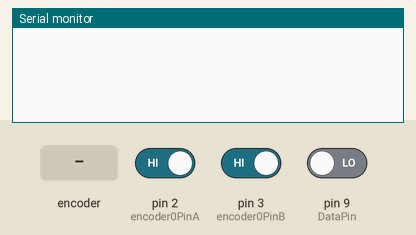
This sketch was run on a simulated Arduino Mega 2560, built with avr-gcc and run on an emulated ATmega2560. On the bench: the last lines printed to the serial monitor. Inputs (shaded band) come from the test bench; at power-on: pin 2 (encoder0PinA) HIGH, pin 3 (encoder0PinB) HIGH, pin 9 (DataPin) LOW.

Above: at 1.2 s.
1.3 s: rotary encoder on pin 2 (encoder0PinA) / pin 3 (encoder0PinB) turned 1 step (first pin leading)
At 2.6 s:
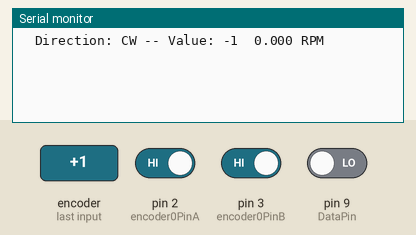
3.0 s: rotary encoder on pin 2 (encoder0PinA) / pin 3 (encoder0PinB) turned 2 steps (second pin leading)
At 3.8 s:
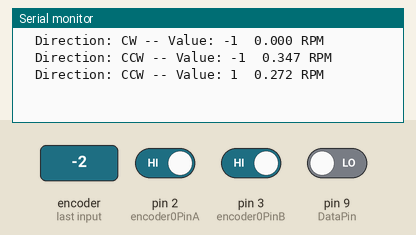

Measured:
- after the input at 1.3 s, the serial monitor: prints a new line at once (image 1)
- after the input at 3.0 s, the serial monitor: prints a new line at once (image 2)

The sketch:

Quaditure_output.ino
```cpp
#include <LiquidCrystal.h> // includes the LiquidCrystal Library
LiquidCrystal lcd(1, 2, 4, 5, 6, 7); // Creates an LC object. Parameters: (rs, enable, d4, d5, d6, d7)
#include "Arduino.h"

//defines for Rotary speed and counting
#define encoder0PinA 2
#define encoder0PinB 3
#define DataPin 9 // can be any other pin
      // My Encoder has 128 Clock pulses per revolution
      // note that 468750.0 = (60 seonds * 100000 microseconds)microseconds in a minute / 128 pulses in 1 revolution)
      // change the math to get the proper multiplier for RPM for your encoder
#define Multiplier 468750.0 // don't forget a decimal place to make this number a floating point number

long Counter;

//Direction rotary inputs
int ncounter = 0;
int currentStateCLK;
int previousStateCLK;
String encdir ="";
//End Direction

//Pulse counting
volatile long EncoderCounter = 0;
volatile float SpeedInRPM = 0;

//128 pulses per revolution to degrees
float a = 360.0/128.0;


void onPin2CHANGECallBackFunction(uint32_t Time, uint32_t PinsChanged, uint32_t Pins){
    static uint32_t lTime; // Saved Last Time of Last Pulse
    uint32_t cTime; // Current Time
    cTime = micros(); // Store the time for RPM Calculations
    int32_t dTime; // Delt in time

// Encoder Code
    bool DataPinVal = digitalRead(DataPin);
// We know pin 2 just went high to trigger the interrupt
// depending on direction the data pin will either be high or low

  EncoderCounter += (encoder0PinB) ? 1 : -1;

// End Encoder Code


// calculate the DeltaT between pulses
    dTime = cTime - lTime;
    lTime = cTime;
    SpeedInRPM = Multiplier / ((DataPinVal) ? dTime: (1 * dTime)); // Calculate the RPM Switch DeltaT to either positive or negative to represent Forward or reverse RPM
}

void setup() {
  noInterrupts ();
// Because when the interrupt occurs the EncoderCounter and SpeedInRPM could be interrupted while they
// are being used we need to say hold for a split second while we copy these values down. This doesn't keep the
// interrupt from occurring it just slightly delays it while we maneuver values.
// if we don't do this we could be interrupted in the middle of copying a value and the result get a corrupted value.

  Counter = EncoderCounter;


  interrupts ();
  Serial.begin(115200); //115200
  // put your setup code here, to run once:
  pinMode(encoder0PinB, INPUT);

  pinMode(DataPin, INPUT);
  attachInterrupt(0,onPin2CHANGECallBackFunction,RISING);

  //Rotary Direction
  pinMode(encoder0PinA, INPUT);
  previousStateCLK = digitalRead(encoder0PinA);
  //End Rotary Direction
}

void loop() {


//Start Rotary Direction //

// Read the current state of inputCLK
   currentStateCLK = digitalRead(encoder0PinA);

   // If the previous and the current state of the inputCLK are different then a pulse has occured
   if (currentStateCLK != previousStateCLK){

     // If the inputDT state is different than the inputCLK state then
     // the encoder is rotating counterclockwise
     if (digitalRead(encoder0PinB) != currentStateCLK) {
       ncounter --;
       encdir ="CW";
      // digitalWrite(ledCW, LOW);
       //digitalWrite(ledCCW, HIGH);

     } else {
       // Encoder is rotating clockwise
       ncounter ++;
       encdir ="CCW";
       //digitalWrite(ledCW, HIGH);
       //digitalWrite(ledCCW, LOW);
     }
//End Rotary Direction //

  float Speed;

  previousStateCLK = currentStateCLK;
  Speed = SpeedInRPM;

// use the speed and counter values for whatever you need to do.

if (ncounter >= 128 || ncounter <= -128) {


  ncounter = 0;
}

  static unsigned long SpamTimer;
  if ( (unsigned long)(millis() - SpamTimer) >= (100)) {
    SpamTimer = millis();
    //Serial.print(Counter );

    //Start Rotary Direction //
    Serial.print("\t");
    Serial.print("Direction: ");
    Serial.print(encdir);
    Serial.print(" -- Value: ");
    Serial.print(ncounter);
    //End Rotary Direction //

    Serial.print("\t");
    Serial.print(Speed , 3);
    Serial.print(" RPM");
    Serial.print("\t");
    Serial.println();
    SpeedInRPM = 0; // if no pulses occure in the next 100 miliseconds then we must assume that the motor has stopped


  }
   }
   }
```
